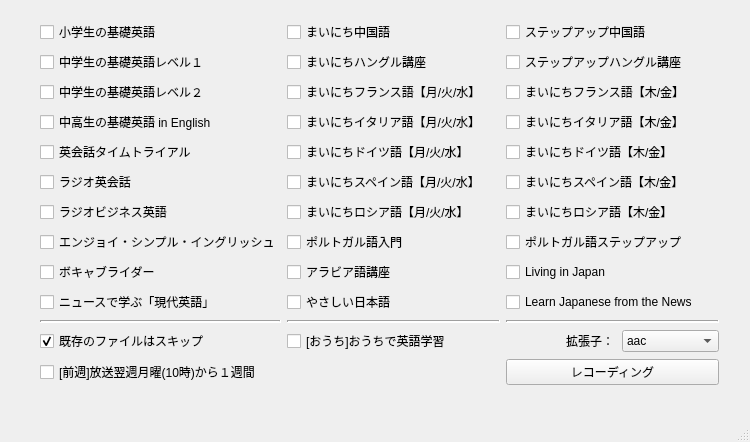
<?xml version="1.0" encoding="UTF-8"?>
<ui version="4.0">
 <class>MainWindowClass</class>
 <widget class="QMainWindow" name="MainWindowClass">
  <property name="geometry">
   <rect>
    <x>0</x>
    <y>0</y>
    <width>750</width>
    <height>442</height>
   </rect>
  </property>
  <property name="sizePolicy">
   <sizepolicy hsizetype="Preferred" vsizetype="Preferred">
    <horstretch>0</horstretch>
    <verstretch>0</verstretch>
   </sizepolicy>
  </property>
  <property name="minimumSize">
   <size>
    <width>750</width>
    <height>442</height>
   </size>
  </property>
  <property name="maximumSize">
   <size>
    <width>750</width>
    <height>442</height>
   </size>
  </property>
  <property name="windowTitle">
   <string>語学講座CS2【extra】</string>
  </property>
  <widget class="QWidget" name="centralWidget">
   <property name="sizePolicy">
    <sizepolicy hsizetype="Preferred" vsizetype="Preferred">
     <horstretch>0</horstretch>
     <verstretch>0</verstretch>
    </sizepolicy>
   </property>
   <widget class="QWidget" name="gridLayoutWidget_3">
    <property name="geometry">
     <rect>
      <x>29</x>
      <y>9</y>
      <width>701</width>
      <height>395</height>
     </rect>
    </property>
    <layout class="QGridLayout" name="gridLayout_3" rowstretch="0,0,0,0,0,0,0,0,0,0,0,0,0,0">
     <item row="10" column="1">
      <layout class="QHBoxLayout" name="horizontalLayout_10">
       <item>
        <widget class="Line" name="line">
         <property name="lineWidth">
          <number>2</number>
         </property>
         <property name="orientation">
          <enum>Qt::Horizontal</enum>
         </property>
        </widget>
       </item>
      </layout>
     </item>
     <item row="10" column="2">
      <layout class="QHBoxLayout" name="horizontalLayout_102">
       <item>
        <widget class="Line" name="line_1">
         <property name="lineWidth">
          <number>2</number>
         </property>
         <property name="orientation">
          <enum>Qt::Horizontal</enum>
         </property>
        </widget>
       </item>
      </layout>
     </item>
     <item row="10" column="0">
      <widget class="Line" name="line_2">
       <property name="lineWidth">
        <number>2</number>
       </property>
       <property name="orientation">
        <enum>Qt::Horizontal</enum>
       </property>
      </widget>
     </item>
     <item row="0" column="0">
      <layout class="QHBoxLayout" name="horizontalLayout_141">
       <item>
        <widget class="QCheckBox" name="checkBox_basic0">
         <property name="text">
          <string>小学生の基礎英語</string>
         </property>
        </widget>
       </item>
      </layout>
     </item>
     <item row="1" column="0">
      <layout class="QHBoxLayout" name="horizontalLayout_14">
       <item>
        <widget class="QCheckBox" name="checkBox_basic1">
         <property name="text">
          <string>中学生の基礎英語レベル１</string>
         </property>
        </widget>
       </item>
      </layout>
     </item>
     <item row="2" column="0">
      <layout class="QHBoxLayout" name="horizontalLayout_15">
       <item>
        <widget class="QCheckBox" name="checkBox_basic2">
         <property name="text">
          <string>中学生の基礎英語レベル２</string>
         </property>
        </widget>
       </item>
      </layout>
     </item>
     <item row="3" column="0">
      <layout class="QHBoxLayout" name="horizontalLayout_16">
       <item>
        <widget class="QCheckBox" name="checkBox_basic3">
         <property name="text">
          <string>中高生の基礎英語 in English</string>
         </property>
        </widget>
       </item>
      </layout>
     </item>
     <item row="4" column="0">
      <layout class="QHBoxLayout" name="horizontalLayout_17">
       <item>
        <widget class="QCheckBox" name="checkBox_timetrial">
         <property name="text">
          <string>英会話タイムトライアル</string>
         </property>
        </widget>
       </item>
      </layout>
     </item>
     <item row="5" column="0">
      <layout class="QHBoxLayout" name="horizontalLayout_18">
       <item>
        <widget class="QCheckBox" name="checkBox_kaiwa">
         <property name="text">
          <string>ラジオ英会話</string>
         </property>
        </widget>
       </item>
      </layout>
     </item>
     <item row="6" column="0">
      <layout class="QHBoxLayout" name="horizontalLayout_19">
       <item>
        <widget class="QCheckBox" name="checkBox_business1">
         <property name="text">
          <string>ラジオビジネス英語</string>
         </property>
        </widget>
       </item>
      </layout>
     </item>
     <item row="7" column="0">
      <layout class="QHBoxLayout" name="horizontalLayout_29">
       <item>
        <widget class="QCheckBox" name="checkBox_enjoy">
         <property name="text">
          <string>エンジョイ・シンプル・イングリッシュ</string>
         </property>
        </widget>
       </item>
      </layout>
     </item>
     <item row="8" column="0">
      <layout class="QHBoxLayout" name="horizontalLayout_21">
       <item>
        <widget class="QCheckBox" name="checkBox_vrradio">
         <property name="text">
          <string>ボキャブライダー</string>
         </property>
        </widget>
       </item>
      </layout>
     </item>
     <item row="9" column="0">
      <layout class="QHBoxLayout" name="horizontalLayout_20">
       <item>
        <widget class="QCheckBox" name="checkBox_gendai">
         <property name="text">
          <string>ニュースで学ぶ「現代英語」</string>
         </property>
        </widget>
       </item>
      </layout>
     </item>
     <item row="0" column="1">
      <layout class="QHBoxLayout" name="horizontalLayout_2">
       <item>
        <widget class="QCheckBox" name="checkBox_chinese">
         <property name="text">
          <string>まいにち中国語</string>
         </property>
        </widget>
       </item>
      </layout>
     </item>
     <item row="1" column="1">
      <layout class="QHBoxLayout" name="horizontalLayout_5">
       <item>
        <widget class="QCheckBox" name="checkBox_hangeul">
         <property name="text">
          <string>まいにちハングル講座</string>
         </property>
        </widget>
       </item>
      </layout>
     </item>
     <item row="2" column="1">
      <layout class="QHBoxLayout" name="horizontalLayout_3">
       <item>
        <widget class="QCheckBox" name="checkBox_french">
         <property name="text">
          <string>まいにちフランス語【月/火/水】</string>
         </property>
        </widget>
       </item>
      </layout>
     </item>
     <item row="3" column="1">
      <layout class="QHBoxLayout" name="horizontalLayout_4">
       <item>
        <widget class="QCheckBox" name="checkBox_italian">
         <property name="text">
          <string>まいにちイタリア語【月/火/水】</string>
         </property>
        </widget>
       </item>
      </layout>
     </item>
     <item row="4" column="1">
      <layout class="QHBoxLayout" name="horizontalLayout_6">
       <item>
        <widget class="QCheckBox" name="checkBox_german">
         <property name="text">
          <string>まいにちドイツ語【月/火/水】</string>
         </property>
        </widget>
       </item>
      </layout>
     </item>
     <item row="5" column="1">
      <layout class="QHBoxLayout" name="horizontalLayout_7">
       <item>
        <widget class="QCheckBox" name="checkBox_spanish">
         <property name="text">
          <string>まいにちスペイン語【月/火/水】</string>
         </property>
        </widget>
       </item>
      </layout>
     </item>
     <item row="6" column="1">
      <layout class="QHBoxLayout" name="horizontalLayout_13">
       <item>
        <widget class="QCheckBox" name="checkBox_russian">
         <property name="text">
          <string>まいにちロシア語【月/火/水】</string>
         </property>
        </widget>
       </item>
      </layout>
     </item>
     <item row="7" column="1">
      <layout class="QHBoxLayout" name="horizontalLayout_9">
       <item>
        <widget class="QCheckBox" name="checkBox_portuguese">
         <property name="text">
          <string>ポルトガル語入門</string>
         </property>
        </widget>
       </item>
      </layout>
     </item>
     <item row="8" column="1">
      <layout class="QHBoxLayout" name="horizontalLayout_11">
       <item>
        <widget class="QCheckBox" name="checkBox_arabic">
         <property name="text">
          <string>アラビア語講座</string>
         </property>
        </widget>
       </item>
      </layout>
     </item>
     <item row="9" column="1">
      <layout class="QHBoxLayout" name="horizontalLayout_111">
       <item>
        <widget class="QCheckBox" name="checkBox_japanese">
         <property name="text">
          <string>やさしい日本語</string>
         </property>
        </widget>
       </item>
      </layout>
     </item>
     <item row="0" column="2">
      <layout class="QHBoxLayout" name="horizontalLayout_222">
       <item>
        <widget class="QCheckBox" name="checkBox_stepup_chinese">
         <property name="text">
          <string>ステップアップ中国語</string>
         </property>
        </widget>
       </item>
      </layout>
     </item>
     <item row="1" column="2">
      <layout class="QHBoxLayout" name="horizontalLayout_52">
       <item>
        <widget class="QCheckBox" name="checkBox_stepup_hangeul">
         <property name="text">
          <string>ステップアップハングル講座</string>
         </property>
        </widget>
       </item>
      </layout>
     </item>
     <item row="2" column="2">
      <layout class="QHBoxLayout" name="horizontalLayout_32">
       <item>
        <widget class="QCheckBox" name="checkBox_french2">
         <property name="text">
          <string>まいにちフランス語【木/金】</string>
         </property>
        </widget>
       </item>
      </layout>
     </item>
     <item row="3" column="2">
      <layout class="QHBoxLayout" name="horizontalLayout_42">
       <item>
        <widget class="QCheckBox" name="checkBox_italian2">
         <property name="text">
          <string>まいにちイタリア語【木/金】</string>
         </property>
        </widget>
       </item>
      </layout>
     </item>
     <item row="4" column="2">
      <layout class="QHBoxLayout" name="horizontalLayout_62">
       <item>
        <widget class="QCheckBox" name="checkBox_german2">
         <property name="text">
          <string>まいにちドイツ語【木/金】</string>
         </property>
        </widget>
       </item>
      </layout>
     </item>
     <item row="5" column="2">
      <layout class="QHBoxLayout" name="horizontalLayout_72">
       <item>
        <widget class="QCheckBox" name="checkBox_spanish2">
         <property name="text">
          <string>まいにちスペイン語【木/金】</string>
         </property>
        </widget>
       </item>
      </layout>
     </item>
     <item row="6" column="2">
      <layout class="QHBoxLayout" name="horizontalLayout_132">
       <item>
        <widget class="QCheckBox" name="checkBox_russian2">
         <property name="text">
          <string>まいにちロシア語【木/金】</string>
         </property>
        </widget>
       </item>
      </layout>
     </item>
     <item row="7" column="2">
      <layout class="QHBoxLayout" name="horizontalLayout_92">
       <item>
        <widget class="QCheckBox" name="checkBox_stepup_portuguese">
         <property name="text">
          <string>ポルトガル語ステップアップ</string>
         </property>
        </widget>
       </item>
      </layout>
     </item>
     <item row="8" column="2">
      <layout class="QHBoxLayout" name="horizontalLayout_112">
       <item>
        <widget class="QCheckBox" name="checkBox_Living_in_Japan">
         <property name="text">
          <string>Living in Japan</string>
         </property>
        </widget>
       </item>
      </layout>
     </item>
     <item row="9" column="2">
      <layout class="QHBoxLayout" name="horizontalLayout_1112">
       <item>
        <widget class="QCheckBox" name="checkBox_japanese2">
         <property name="text">
          <string>Learn Japanese from the News</string>
         </property>
        </widget>
       </item>
      </layout>
     </item>
     <item row="11" column="2">
      <layout class="QHBoxLayout" name="horizontalLayout_26">
       <item>
        <widget class="QLabel" name="label">
         <property name="sizePolicy">
          <sizepolicy hsizetype="Preferred" vsizetype="Preferred">
           <horstretch>0</horstretch>
           <verstretch>0</verstretch>
          </sizepolicy>
         </property>
         <property name="layoutDirection">
          <enum>Qt::LeftToRight</enum>
         </property>
         <property name="text">
          <string>　　　　　拡張子：</string>
         </property>
         <property name="alignment">
          <set>Qt::AlignLeading|Qt::AlignLeft|Qt::AlignVCenter</set>
         </property>
        </widget>
       </item>
       <item>
        <widget class="QComboBox" name="comboBox_extension">
         <property name="sizePolicy">
          <sizepolicy hsizetype="Fixed" vsizetype="Fixed">
           <horstretch>0</horstretch>
           <verstretch>0</verstretch>
          </sizepolicy>
         </property>
         <item>
          <property name="text">
           <string>aac</string>
          </property>
         </item>
         <item>
          <property name="text">
           <string>m4a</string>
          </property>
         </item>
         <item>
          <property name="text">
           <string>mp3-128k-S</string>
          </property>
         </item>
         <item>
          <property name="text">
           <string>mp3-64k-S</string>
          </property>
         </item>
         <item>
          <property name="text">
           <string>mp3-48k-S</string>
          </property>
         </item>
         <item>
          <property name="text">
           <string>mp3-40k-M</string>
          </property>
         </item>
         <item>
          <property name="text">
           <string>mp3-32k-M</string>
          </property>
         </item>
         <item>
          <property name="text">
           <string>mp3-24k-M</string>
          </property>
         </item>
        </widget>
       </item>
      </layout>
     </item>
     <item row="12" column="2">
      <layout class="QHBoxLayout" name="horizontalLayout_25">
       <item>
        <widget class="QPushButton" name="downloadButton">
         <property name="text">
          <string>レコーディング</string>
         </property>
        </widget>
       </item>
      </layout>
     </item>
     <item row="12" column="0">
      <layout class="QHBoxLayout" name="horizontalLayout_28">
       <item>
        <widget class="QCheckBox" name="checkBox_next_week2">
         <property name="text">
          <string>[前週]放送翌週月曜(10時)から１週間</string>
         </property>
         <property name="checked">
          <bool>false</bool>
         </property>
        </widget>
       </item>
      </layout>
     </item>
     <item row="11" column="1">
      <layout class="QHBoxLayout" name="horizontalLayout_281">
       <item>
        <widget class="QCheckBox" name="checkBox_ouch">
         <property name="text">
          <string>[おうち]おうちで英語学習</string>
         </property>
         <property name="checked">
          <bool>false</bool>
         </property>
        </widget>
       </item>
      </layout>
     </item>
     <item row="11" column="0">
      <layout class="QHBoxLayout" name="horizontalLayout_22">
       <item>
        <widget class="QCheckBox" name="checkBox_skip">
         <property name="text">
          <string>既存のファイルはスキップ</string>
         </property>
         <property name="checked">
          <bool>true</bool>
         </property>
        </widget>
       </item>
      </layout>
     </item>
    </layout>
   </widget>
   <widget class="QCheckBox" name="checkBox_this_week">
    <property name="enabled">
     <bool>false</bool>
    </property>
    <property name="geometry">
     <rect>
      <x>10</x>
      <y>720</y>
      <width>257</width>
      <height>20</height>
     </rect>
    </property>
    <property name="text">
     <string>公開中のストリーミング</string>
    </property>
    <property name="checked">
     <bool>true</bool>
    </property>
   </widget>
   <widget class="QCheckBox" name="checkBox_next_week">
    <property name="enabled">
     <bool>false</bool>
    </property>
    <property name="geometry">
     <rect>
      <x>281</x>
      <y>712</y>
      <width>257</width>
      <height>20</height>
     </rect>
    </property>
    <property name="text">
     <string>次週のストリーミング</string>
    </property>
    <property name="checked">
     <bool>false</bool>
    </property>
   </widget>
   <widget class="QLabel" name="label_2">
    <property name="geometry">
     <rect>
      <x>491</x>
      <y>742</y>
      <width>45</width>
      <height>16</height>
     </rect>
    </property>
    <property name="sizePolicy">
     <sizepolicy hsizetype="Preferred" vsizetype="Fixed">
      <horstretch>0</horstretch>
      <verstretch>0</verstretch>
     </sizepolicy>
    </property>
    <property name="text">
     <string>日分</string>
    </property>
   </widget>
   <widget class="QLineEdit" name="past_days">
    <property name="enabled">
     <bool>false</bool>
    </property>
    <property name="geometry">
     <rect>
      <x>436</x>
      <y>739</y>
      <width>45</width>
      <height>22</height>
     </rect>
    </property>
    <property name="sizePolicy">
     <sizepolicy hsizetype="Ignored" vsizetype="Fixed">
      <horstretch>0</horstretch>
      <verstretch>0</verstretch>
     </sizepolicy>
    </property>
    <property name="text">
     <string>5</string>
    </property>
    <property name="alignment">
     <set>Qt::AlignRight|Qt::AlignTrailing|Qt::AlignVCenter</set>
    </property>
   </widget>
   <widget class="QCheckBox" name="checkBox_past_week">
    <property name="enabled">
     <bool>false</bool>
    </property>
    <property name="geometry">
     <rect>
      <x>280</x>
      <y>740</y>
      <width>155</width>
      <height>20</height>
     </rect>
    </property>
    <property name="text">
     <string>過去のストリーミング</string>
    </property>
    <property name="checked">
     <bool>false</bool>
    </property>
   </widget>
   <widget class="QCheckBox" name="checkBox_13">
    <property name="enabled">
     <bool>false</bool>
    </property>
    <property name="geometry">
     <rect>
      <x>10</x>
      <y>690</y>
      <width>247</width>
      <height>20</height>
     </rect>
    </property>
    <property name="text">
     <string>リトル・チャロ2</string>
    </property>
    <property name="checkable">
     <bool>true</bool>
    </property>
   </widget>
   <widget class="QWidget" name="layoutWidget">
    <property name="geometry">
     <rect>
      <x>10</x>
      <y>610</y>
      <width>268</width>
      <height>28</height>
     </rect>
    </property>
    <layout class="QHBoxLayout" name="horizontalLayout">
     <item>
      <widget class="QCheckBox" name="checkBox_14">
       <property name="enabled">
        <bool>false</bool>
       </property>
       <property name="text">
        <string>ニュースで英会話　</string>
       </property>
      </widget>
     </item>
     <item>
      <widget class="QComboBox" name="comboBox_enews">
       <property name="enabled">
        <bool>false</bool>
       </property>
       <property name="frame">
        <bool>true</bool>
       </property>
       <item>
        <property name="text">
         <string>音声と動画</string>
        </property>
       </item>
       <item>
        <property name="text">
         <string>音声のみ</string>
        </property>
       </item>
       <item>
        <property name="text">
         <string>動画のみ</string>
        </property>
       </item>
      </widget>
     </item>
    </layout>
   </widget>
   <widget class="QWidget" name="layoutWidget1">
    <property name="geometry">
     <rect>
      <x>10</x>
      <y>650</y>
      <width>268</width>
      <height>26</height>
     </rect>
    </property>
    <layout class="QHBoxLayout" name="horizontalLayout_8">
     <item>
      <widget class="QCheckBox" name="checkBox_15">
       <property name="enabled">
        <bool>false</bool>
       </property>
       <property name="text">
        <string>ニュースで英会話（読み直し音声）</string>
       </property>
      </widget>
     </item>
    </layout>
   </widget>
   <widget class="QWidget" name="layoutWidget2">
    <property name="geometry">
     <rect>
      <x>300</x>
      <y>610</y>
      <width>270</width>
      <height>28</height>
     </rect>
    </property>
    <layout class="QHBoxLayout" name="horizontalLayout_12">
     <item>
      <widget class="QCheckBox" name="checkBox_shower">
       <property name="enabled">
        <bool>false</bool>
       </property>
       <property name="text">
        <string>ABCニュースシャワー</string>
       </property>
      </widget>
     </item>
     <item>
      <widget class="QComboBox" name="comboBox_shower">
       <property name="enabled">
        <bool>false</bool>
       </property>
       <property name="frame">
        <bool>true</bool>
       </property>
       <item>
        <property name="text">
         <string>音声と動画</string>
        </property>
       </item>
       <item>
        <property name="text">
         <string>音声のみ</string>
        </property>
       </item>
       <item>
        <property name="text">
         <string>動画のみ</string>
        </property>
       </item>
      </widget>
     </item>
    </layout>
   </widget>
   <widget class="QLabel" name="label_3">
    <property name="enabled">
     <bool>false</bool>
    </property>
    <property name="geometry">
     <rect>
      <x>300</x>
      <y>690</y>
      <width>162</width>
      <height>21</height>
     </rect>
    </property>
    <property name="layoutDirection">
     <enum>Qt::LeftToRight</enum>
    </property>
    <property name="text">
     <string>拡張子(ABCニュース以外)：</string>
    </property>
    <property name="alignment">
     <set>Qt::AlignLeading|Qt::AlignLeft|Qt::AlignVCenter</set>
    </property>
   </widget>
   <widget class="QWidget" name="layoutWidget3">
    <property name="geometry">
     <rect>
      <x>300</x>
      <y>650</y>
      <width>269</width>
      <height>26</height>
     </rect>
    </property>
    <layout class="QHBoxLayout" name="horizontalLayout_24">
     <item>
      <widget class="QCheckBox" name="checkBox_enews_past">
       <property name="enabled">
        <bool>false</bool>
       </property>
       <property name="text">
        <string>「ニュースで英会話」過去分</string>
       </property>
       <property name="checked">
        <bool>false</bool>
       </property>
      </widget>
     </item>
    </layout>
   </widget>
   <widget class="QWidget" name="layoutWidget4">
    <property name="geometry">
     <rect>
      <x>20</x>
      <y>750</y>
      <width>209</width>
      <height>32</height>
     </rect>
    </property>
    <layout class="QHBoxLayout" name="horizontalLayout_23">
     <item>
      <widget class="QCheckBox" name="checkBox_keep_on_error">
       <property name="enabled">
        <bool>false</bool>
       </property>
       <property name="text">
        <string>ダウンロード未完でも変換</string>
       </property>
       <property name="checked">
        <bool>false</bool>
       </property>
      </widget>
     </item>
    </layout>
   </widget>
  </widget>
  <widget class="QMenuBar" name="menuBar">
   <property name="geometry">
    <rect>
     <x>0</x>
     <y>0</y>
     <width>750</width>
     <height>23</height>
    </rect>
   </property>
  </widget>
  <widget class="QStatusBar" name="statusBar">
   <property name="enabled">
    <bool>false</bool>
   </property>
  </widget>
 </widget>
 <layoutdefault spacing="6" margin="11"/>
 <tabstops>
  <tabstop>checkBox_basic0</tabstop>
  <tabstop>checkBox_basic1</tabstop>
  <tabstop>checkBox_basic2</tabstop>
  <tabstop>checkBox_basic3</tabstop>
  <tabstop>checkBox_timetrial</tabstop>
  <tabstop>checkBox_kaiwa</tabstop>
  <tabstop>checkBox_business1</tabstop>
  <tabstop>checkBox_enjoy</tabstop>
  <tabstop>checkBox_vrradio</tabstop>
  <tabstop>checkBox_gendai</tabstop>
  <tabstop>checkBox_chinese</tabstop>
  <tabstop>checkBox_stepup_chinese</tabstop>
  <tabstop>checkBox_hangeul</tabstop>
  <tabstop>checkBox_stepup_hangeul</tabstop>
  <tabstop>checkBox_french</tabstop>
  <tabstop>checkBox_french2</tabstop>
  <tabstop>checkBox_italian</tabstop>
  <tabstop>checkBox_italian2</tabstop>
  <tabstop>checkBox_german</tabstop>
  <tabstop>checkBox_german2</tabstop>
  <tabstop>checkBox_spanish</tabstop>
  <tabstop>checkBox_spanish2</tabstop>
  <tabstop>checkBox_russian</tabstop>
  <tabstop>checkBox_russian</tabstop>
  <tabstop>checkBox_portuguese</tabstop>
  <tabstop>checkBox_stepup_portuguese</tabstop>
  <tabstop>checkBox_arabic</tabstop>
  <tabstop>checkBox_japanese</tabstop>
  <tabstop>checkBox_Living_in_Japan</tabstop>
  <tabstop>checkBox_japanese2</tabstop>
  <tabstop>checkBox_skip</tabstop>
  <tabstop>comboBox_extension</tabstop>
  <tabstop>downloadButton</tabstop>
  <tabstop>past_days</tabstop>
  <tabstop>comboBox_enews</tabstop>
  <tabstop>checkBox_next_week</tabstop>
  <tabstop>checkBox_15</tabstop>
  <tabstop>checkBox_14</tabstop>
  <tabstop>checkBox_this_week</tabstop>
  <tabstop>checkBox_13</tabstop>
  <tabstop>checkBox_shower</tabstop>
  <tabstop>comboBox_shower</tabstop>
  <tabstop>checkBox_enews_past</tabstop>
  <tabstop>checkBox_keep_on_error</tabstop>
  <tabstop>checkBox_past_week</tabstop>
  <tabstop>checkBox_next_week2</tabstop>
  <tabstop>checkBox_ouch</tabstop>
 </tabstops>
 <resources/>
 <connections>
  <connection>
   <sender>downloadButton</sender>
   <signal>clicked()</signal>
   <receiver>MainWindowClass</receiver>
   <slot>download()</slot>
   <hints>
    <hint type="sourcelabel">
     <x>539</x>
     <y>352</y>
    </hint>
    <hint type="destinationlabel">
     <x>125</x>
     <y>310</y>
    </hint>
   </hints>
  </connection>
 </connections>
 <slots>
  <slot>download()</slot>
 </slots>
</ui>
